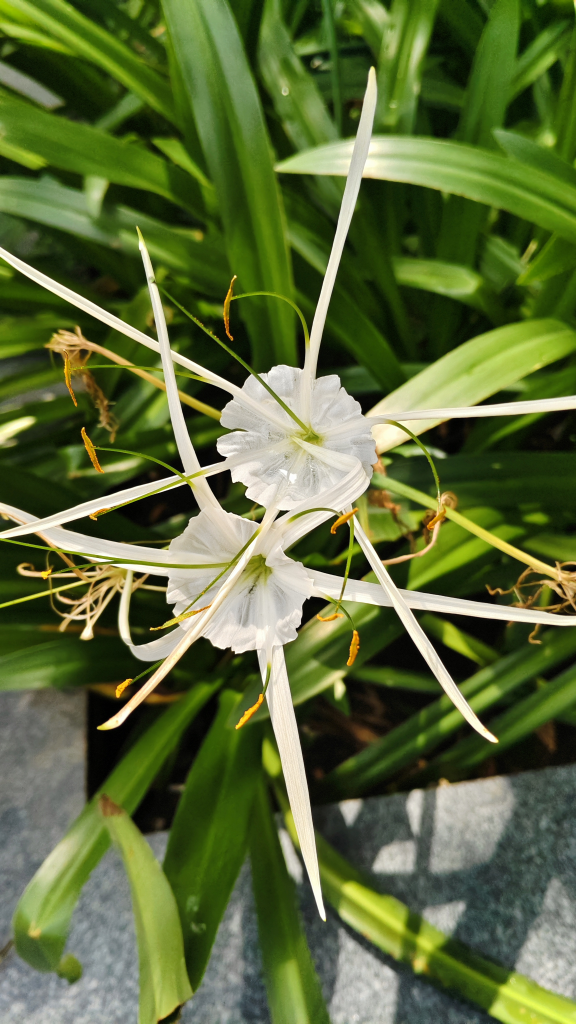
#> input picture image_quality_analyzer/image/img1.jpg, 2304 x 4096 px (shown at 1/4 size)
$ python -i advanced_metrics.py   (imports and definitions only)   (older library calls are emulated)
#> lines starting #> are read from the running program, lines starting #| are printed output that depends on the picture; after the words box and inside, x2 and y2 are one past the last pixel; in counts of white or black regions, pixels touching at a corner belong together
"""
Advanced Image Quality Metrics
==============================

Advanced metrics for professional image quality assessment including:
- Perceptual metrics (SSIM, MS-SSIM)
- Bokeh quality analysis
- Texture analysis
- Color science metrics
"""

import cv2
import numpy as np
from typing import Dict, Any, Tuple
from scipy import ndimage, signal, stats
from skimage import filters, feature, metrics
from skimage.feature import greycomatrix, greycoprops
import warnings
# [1 line not run here, left out]


class AdvancedMetrics:
    """Advanced image quality metrics"""

    def __init__(self):
        self.standard_illuminants = {
            'D65': [0.3127, 0.3290],  # Daylight 6500K
            'A': [0.4476, 0.4074],    # Incandescent 2856K
            'F2': [0.3721, 0.3751]    # Fluorescent
        }

    # [83 lines left out: functions calculate_perceptual_metrics, _calculate_gradient_similarity, _calculate_texture_similarity, _calculate_perceptual_sharpness, not called in this run]

    def calculate_bokeh_quality(self, img_cv: np.ndarray) -> Dict[str, float]:
        """
        Analyze bokeh quality in detail

        Args:
            img_cv: Input image array

        Returns:
            Dictionary containing bokeh quality metrics
        """
        gray = cv2.cvtColor(img_cv, cv2.COLOR_RGB2GRAY)

        # Detect out-of-focus areas
        blur_map = self._create_blur_map(gray)

        # Analyze bokeh characteristics
        bokeh_smoothness = self._calculate_bokeh_smoothness(gray, blur_map)
        bokeh_shape = self._analyze_bokeh_shape(gray, blur_map)
        depth_transition = self._calculate_depth_transition(gray)

        # Calculate focus peaking
        focus_peaking = self._calculate_focus_peaking(gray)

        # Analyze depth of field
        dof_analysis = self._analyze_depth_of_field(gray)

        return {
            'bokeh_smoothness': round(bokeh_smoothness, 3),
            'bokeh_shape_quality': round(bokeh_shape, 3),
            'depth_transition': round(depth_transition, 3),
            'focus_peaking': round(focus_peaking, 3),
            'dof_ratio': round(dof_analysis['dof_ratio'], 3),
            'background_blur': round(dof_analysis['background_blur'], 3)
        }

    def _create_blur_map(self, gray: np.ndarray) -> np.ndarray:
        """Create blur map of the image"""
        # Calculate local variance
        kernel = np.ones((9, 9), np.float32) / 81
        local_mean = cv2.filter2D(gray.astype(np.float32), -1, kernel)
        local_variance = cv2.filter2D((gray.astype(np.float32) - local_mean)**2, -1, kernel)

        # Normalize
        blur_map = 1 / (1 + local_variance)

        return blur_map

    def _calculate_bokeh_smoothness(self, gray: np.ndarray, blur_map: np.ndarray) -> float:
        """Calculate bokeh smoothness"""
        # Find blurred regions
        blur_threshold = np.percentile(blur_map, 80)
        blurred_regions = blur_map > blur_threshold

        if np.sum(blurred_regions) > 0:
            # Calculate smoothness in blurred regions
            blurred_pixels = gray[blurred_regions]
            smoothness = 1 / (1 + np.var(blurred_pixels))
        else:
            smoothness = 0.5

        return smoothness

    def _analyze_bokeh_shape(self, gray: np.ndarray, blur_map: np.ndarray) -> float:
        """Analyze bokeh shape quality"""
        # Find potential bokeh balls (bright spots in blurred areas)
        blur_threshold = np.percentile(blur_map, 85)
        bright_threshold = np.percentile(gray, 90)

        bokeh_candidates = (blur_map > blur_threshold) & (gray > bright_threshold)

        if np.sum(bokeh_candidates) > 0:
            # Analyze shape quality (circular vs. polygonal)
            contours, _ = cv2.findContours(bokeh_candidates.astype(np.uint8),
                                         cv2.RETR_EXTERNAL, cv2.CHAIN_APPROX_SIMPLE)

            shape_scores = []
            for contour in contours:
                if cv2.contourArea(contour) > 50:  # Filter small contours
                    # Calculate circularity
                    perimeter = cv2.arcLength(contour, True)
                    area = cv2.contourArea(contour)

                    if perimeter > 0:
                        circularity = 4 * np.pi * area / (perimeter * perimeter)
                        shape_scores.append(circularity)

            if shape_scores:
                return np.mean(shape_scores)

        return 0.5

    def _calculate_depth_transition(self, gray: np.ndarray) -> float:
        """Calculate depth transition quality"""
        # Calculate gradient of focus
        focus_gradient = self._calculate_focus_gradient(gray)

        # Smooth transitions have gradual focus changes
        transition_quality = 1 / (1 + np.std(focus_gradient))

        return transition_quality

    def _calculate_focus_gradient(self, gray: np.ndarray) -> np.ndarray:
        """Calculate focus gradient map"""
        # Calculate local sharpness
        kernel = np.array([[-1, -1, -1], [-1, 8, -1], [-1, -1, -1]])
        sharpness = cv2.filter2D(gray, -1, kernel)

        # Calculate gradient of sharpness
        grad_x = cv2.Sobel(sharpness, cv2.CV_64F, 1, 0, ksize=3)
        grad_y = cv2.Sobel(sharpness, cv2.CV_64F, 0, 1, ksize=3)

        focus_gradient = np.sqrt(grad_x**2 + grad_y**2)

        return focus_gradient

    def _calculate_focus_peaking(self, gray: np.ndarray) -> float:
        """Calculate focus peaking percentage"""
        # Calculate high frequency content
        high_freq = cv2.Laplacian(gray, cv2.CV_64F)

        # Threshold for focus peaking
        threshold = np.percentile(np.abs(high_freq), 90)
        focus_mask = np.abs(high_freq) > threshold

        # Calculate percentage
        focus_percentage = np.sum(focus_mask) / focus_mask.size * 100

        return focus_percentage

    def _analyze_depth_of_field(self, gray: np.ndarray) -> Dict[str, float]:
        """Analyze depth of field characteristics"""
        h, w = gray.shape

        # Define regions
        center_region = gray[h//4:3*h//4, w//4:3*w//4]
        edge_regions = np.concatenate([
            gray[:h//4, :].flatten(),
            gray[3*h//4:, :].flatten(),
            gray[:, :w//4].flatten(),
            gray[:, 3*w//4:].flatten()
        ])

        # Calculate sharpness in each region
        center_sharpness = np.var(cv2.Laplacian(center_region, cv2.CV_64F))
        edge_sharpness = np.var(cv2.Laplacian(edge_regions.reshape(-1, 1), cv2.CV_64F))

        # Calculate DOF ratio
        dof_ratio = center_sharpness / (edge_sharpness + 1e-6)

        # Calculate background blur
        background_blur = 1 / (1 + edge_sharpness)

        return {
            'dof_ratio': dof_ratio,
            'background_blur': background_blur
        }

    # [337 lines left out: functions calculate_texture_analysis, _calculate_glcm_features, _calculate_gabor_responses, _calculate_lbp_features, _calculate_fractal_dimension, _calculate_texture_energy and 6 more, not called in this run]

>>> import cv2
>>> picture = cv2.cvtColor(cv2.imread('../image/img1.jpg'), cv2.COLOR_BGR2RGB)
>>> result = AdvancedMetrics().calculate_bokeh_quality(picture)
#> in calculate_bokeh_quality, `gray = cv2.cvtColor(img_cv, cv2.COLOR_RGB2GRAY)`:
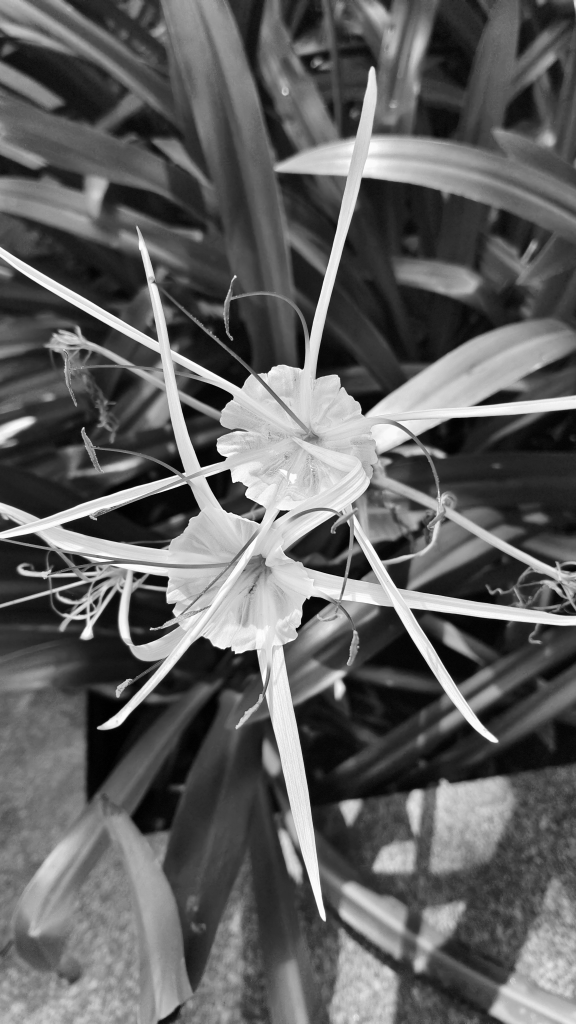
#> gray: shape (4096, 2304) (shown at 1/4 size); min 0, max 255, mean 96.9
#> in _create_blur_map, `blur_map = 1 / (1 + local_variance)`:
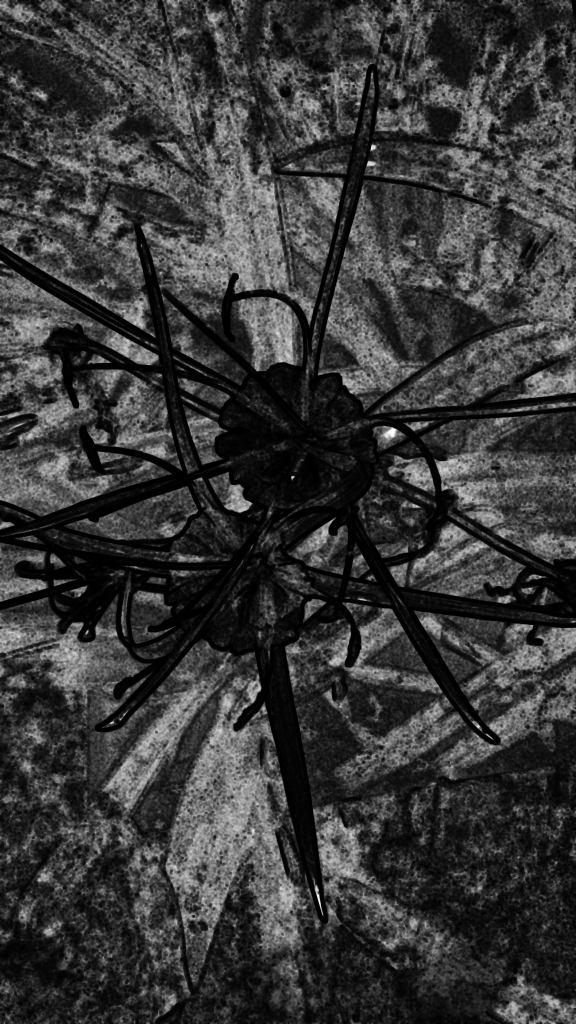
#> blur_map: shape (4096, 2304) float32 (shown at 1/4 size); min 0.000163, max 1, mean 0.223
#> in _calculate_bokeh_smoothness, `blur_threshold = np.percentile(blur_map, 80)`: blur_threshold = 0.386
#> in _calculate_bokeh_smoothness, `blurred_regions = blur_map > blur_threshold`:
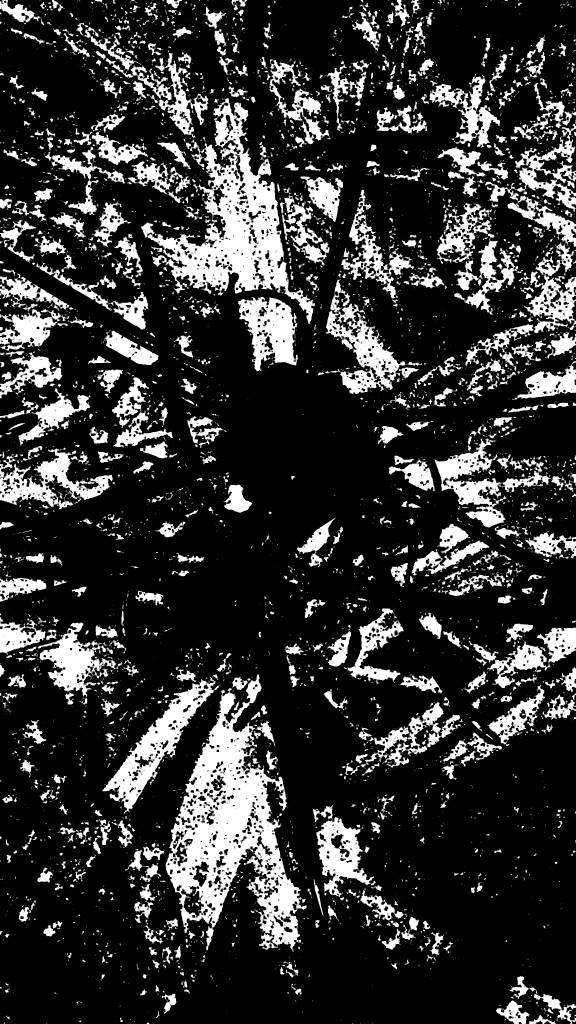
#> blurred_regions: shape (4096, 2304) bool (shown at 1/4 size); 20% white; 7851 white regions (5615 under 20 px), largest, box (x1, y1, x2, y2) and area: (662, 2697, 1228, 3802) 231127, (564, 392, 1260, 1296) 171408, (410, 2709, 880, 3254) 57259
#> in _calculate_bokeh_smoothness, `smoothness = 1 / (1 + np.var(blurred_pixels))`: smoothness = 0.000545
#> in _analyze_bokeh_shape, `blur_threshold = np.percentile(blur_map, 85)`: blur_threshold = 0.436
#> in _analyze_bokeh_shape, `bright_threshold = np.percentile(gray, 90)`: bright_threshold = 204
#> in _analyze_bokeh_shape, `bokeh_candidates = (blur_map > blur_threshold) & (gray > bright_thresh..`:
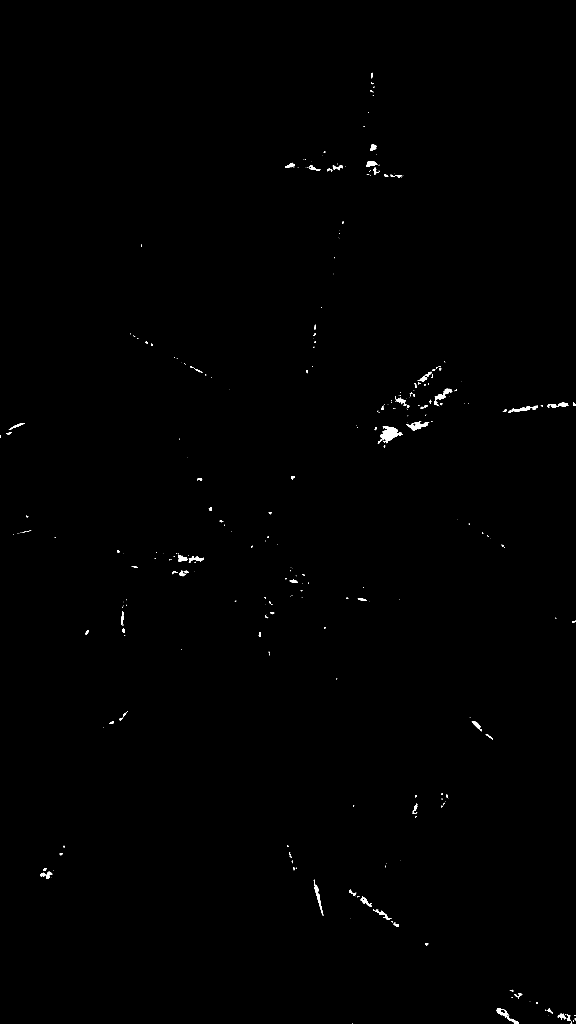
#> bokeh_candidates: shape (4096, 2304) bool (shown at 1/4 size); 0.26% white; 397 white regions (270 under 20 px)
#> in _analyze_bokeh_shape, `contours, _ = cv2.findContours(bokeh_candidates.astype(np.uint8), cv2...`: contours = 397 contours, 300 with area under 20; largest, box (x1, y1, x2, y2) and area: (1522, 1704, 1611, 1773) 2701, (1625, 1687, 1717, 1723) 1236, (1986, 4034, 2075, 4096) 980, (1739, 1555, 1810, 1600) 929, (1255, 3518, 1293, 3663) 845
#> the loop in _analyze_bokeh_shape, `for contour in contours:` made 397 passes
#> (perimeter, area, circularity) on passes 6, 18, 25, 26, 34, 36, 37, 45, 48, 52, 53, 55: (59.46, 90, 0.32), (119.5, 308.5, 0.271), (54.04, 92.5, 0.398), (371.8, 979.5, 0.089), (78.77, 119, 0.241), (37.56, 56.5, 0.503), (63.11, 106, 0.334), (228, 460, 0.111), (178.8, 492.5, 0.194), (45.8, 65, 0.389), (41.8, 77, 0.554), (330.7, 845, 0.0971)
#> perimeter on pass 352: 49.8
#> after the loop in _analyze_bokeh_shape, `for contour in contours:`: shape_scores = 60 values, max 0.697 at index 58, min 0.089 at index 3, mean 0.323
#> in calculate_bokeh_quality, `bokeh_shape = self._analyze_bokeh_shape(gray, blur_map)`: bokeh_shape = 0.323
#> in _calculate_focus_gradient, `grad_x = cv2.Sobel(sharpness, cv2.CV_64F, 1, 0, ksize=3)`:
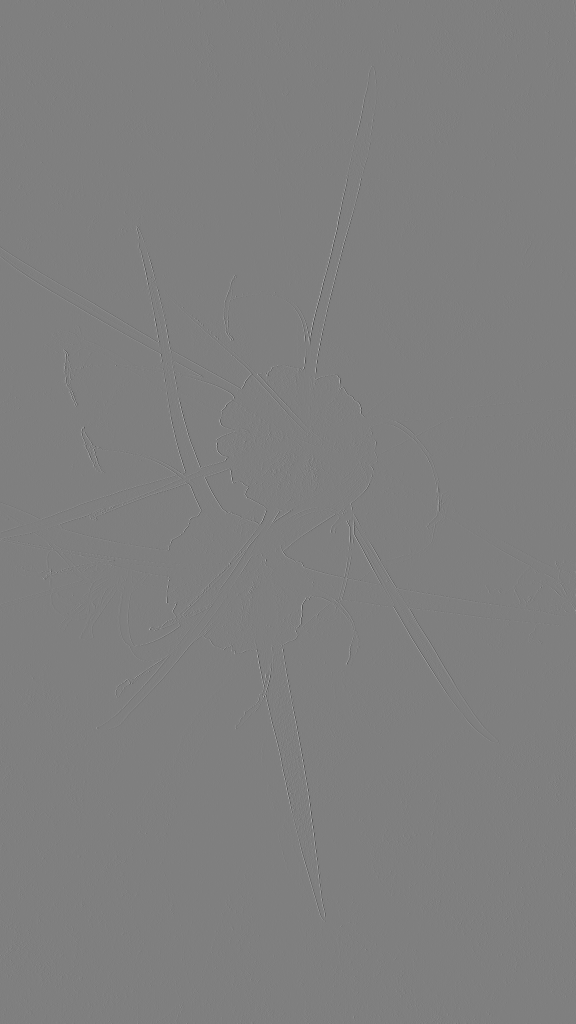
#> grad_x: shape (4096, 2304) float64 (shown at 1/4 size); min -1020, max 1020, mean 0; drawn with min black and max white
#> in _calculate_depth_transition, `transition_quality = 1 / (1 + np.std(focus_gradient))`: transition_quality = 0.0155
#> in _calculate_focus_peaking, `threshold = np.percentile(np.abs(high_freq), 90)`: threshold = 10
#> in _calculate_focus_peaking, `focus_mask = np.abs(high_freq) > threshold`:
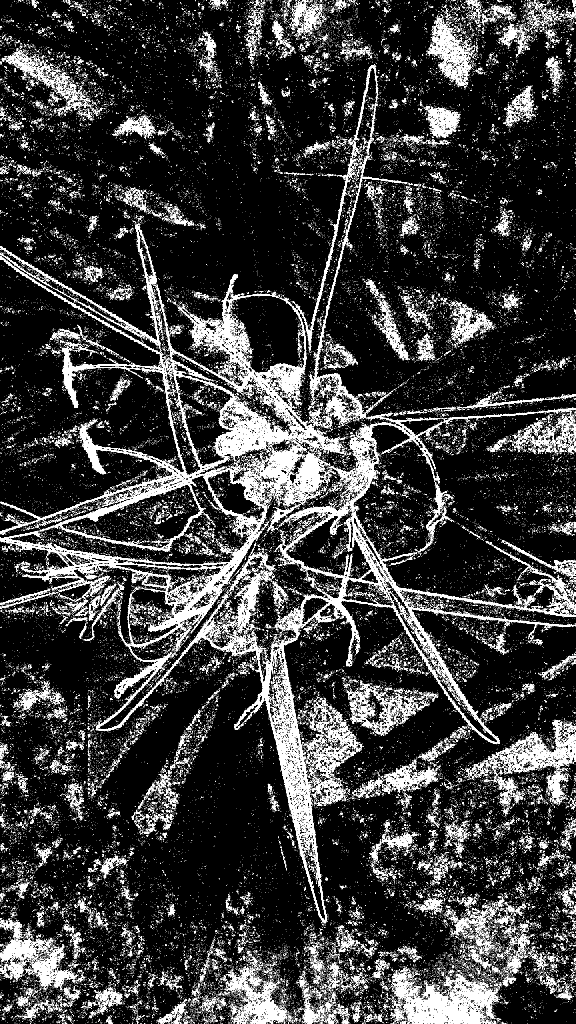
#> focus_mask: shape (4096, 2304) bool (shown at 1/4 size); 8.6% white in thin lines or dots
#> in _calculate_focus_peaking, `focus_percentage = np.sum(focus_mask) / focus_mask.size * 100`: focus_percentage = 8.59
#> in _analyze_depth_of_field, `center_region = gray[h//4:3*h//4, w//4:3*w//4]`:
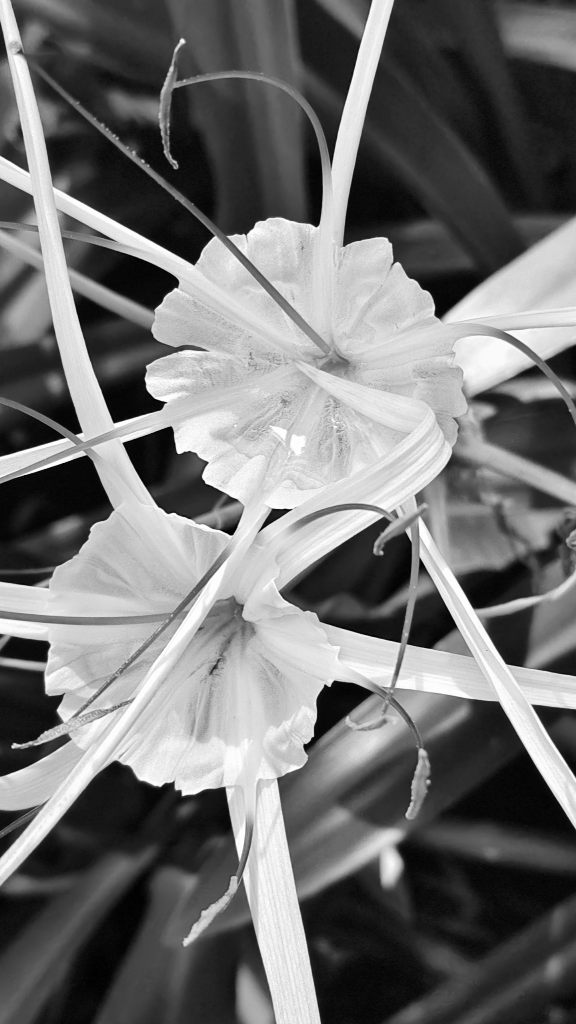
#> center_region: shape (2048, 1152) (shown at 1/2 size); min 0, max 255, mean 113
#> in _analyze_depth_of_field, `center_sharpness = np.var(cv2.Laplacian(center_region, cv2.CV_64F))`: center_sharpness = 147.4
#> in _analyze_depth_of_field, `edge_sharpness = np.var(cv2.Laplacian(edge_regions.reshape(-1, 1), cv2..`: edge_sharpness = 27.89
#> in _analyze_depth_of_field, `dof_ratio = center_sharpness / (edge_sharpness + 1e-6)`: dof_ratio = 5.28
#> in _analyze_depth_of_field, `background_blur = 1 / (1 + edge_sharpness)`: background_blur = 0.0346
#> in calculate_bokeh_quality, `dof_analysis = self._analyze_depth_of_field(gray)`: dof_analysis = {'dof_ratio': 5.28, 'background_blur': 0.0346}
#> result = {'bokeh_smoothness': 0.001, 'bokeh_shape_quality': 0.323, 'depth_transition': 0.015, 'focus_peaking': 8.59, 'dof_ratio': 5.28, 'background_blur': 0.035}
